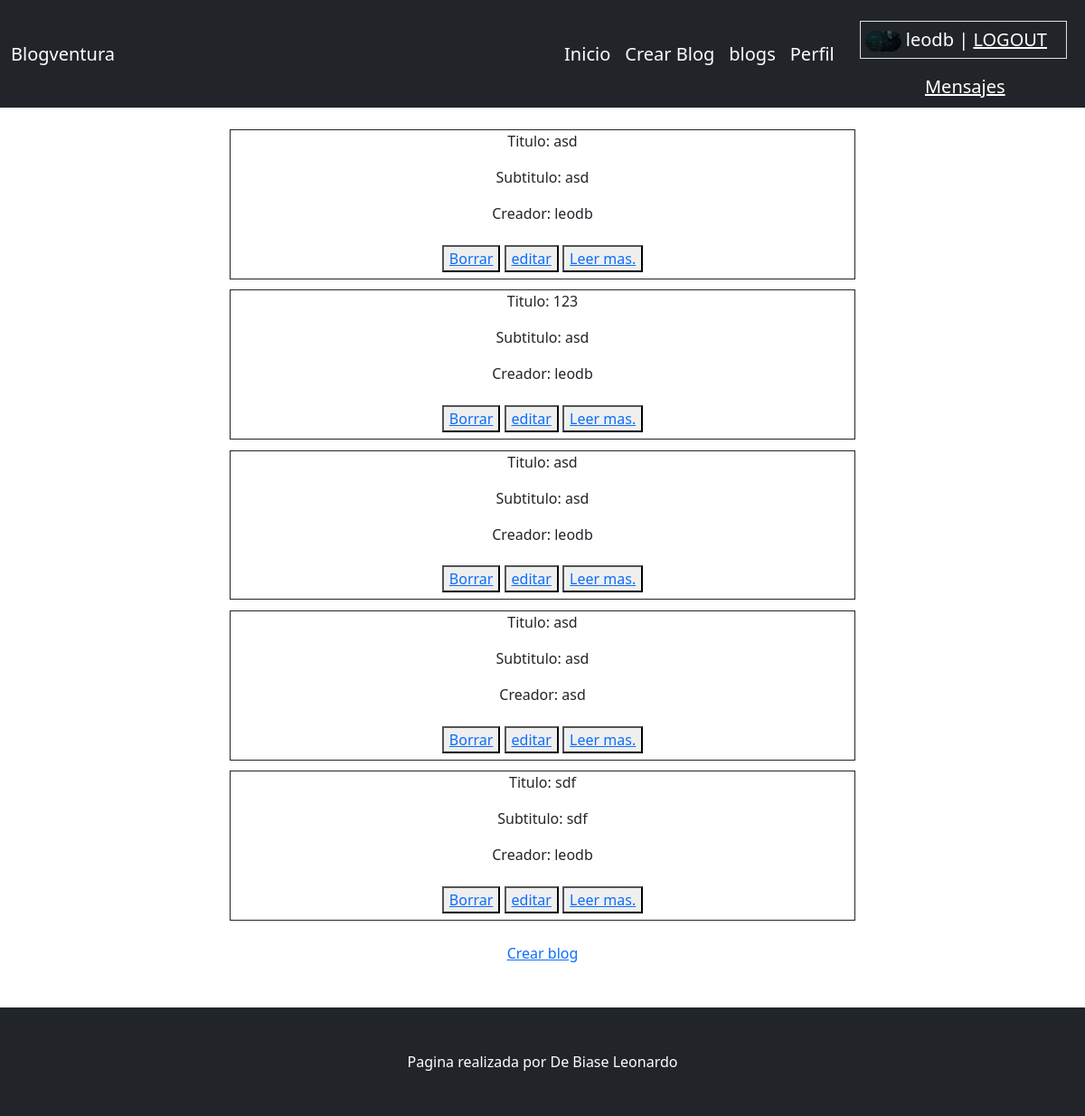
/blogs (signed in), run on the app's committed database.
### App/models.py (models this page shows, shortened)
class Blog(models.Model):
    titulo = models.CharField(max_length=40)
    creador = models.CharField(max_length=40,blank=True)
    contenido = RichTextField()
    creacion = models.DateField(auto_now=True)
    foto = models.ImageField(upload_to="avatars", null=True, blank = True)
    subtitulo = models.CharField(max_length=40)

### App/views.py (the view, shortened to what this page needs)
# urls.py: path("blogs", views.leerblogs, name="leerblogs"),
def leerblogs(request):
    avatares = Avatar.objects.filter(user_id=request.user.username)
    blogs = Blog.objects.all()
    if request.user.is_authenticated:
        if len(blogs) == 0:
            mensaje = "No hay blogs, disculpe las molestias. Para crear el primero ingrese al sigueinte link."
            return render(request, "App/noBLogs.html", {"mensaje": mensaje, "url": avatares[0].imagen.url})
        else:
            contexto = {"blogs":blogs, "url": avatares[0].imagen.url}
            return render (request, "App/blogs.html", contexto)

### App/templates/App/BLOGS.html (shortened to what this page needs)
{% extends 'App/padre.html' %}
{% load static %}
{% block cambiante %}
<div style="margin: 2%;">
{% for p in blogs %}
    <li style="border-style: solid; border-width: 1px; list-style: none; margin: 1%; margin-left: 20%; margin-right: 20%;">
    <p> Titulo: {{p.titulo}}</p>
    <p> Subtitulo: {{p.subtitulo}}</p>
    <p> Creador: {{p.creador}}</p>
    {% if request.user.is_authenticated %}
    <div style="padding: 1%;">
    <button>
        <a href="{% url 'Borrarblog' p.id%}">Borrar</a>
    </button>
    <button>
        <a href="{% url 'Editarblog' p.id%}">editar</a>
    </button>
    <button>
        <a href="{% url 'Blogespecifico' p.id%}">Leer mas.</a>
    </button>
    </div>
    {% endif %}
{% endfor %}
</div>
<div>
<p><a href="{% url 'Crear' %}">Crear blog</a></p>
</div>
{% endblock cambiante %}

### App/templates/App/padre.html (shortened to what this page needs)
<!DOCTYPE html>
<html lang="en">
    <head>
        {% load static %}
        <link href="{% static 'App/css/styles.css'%}" rel="stylesheet" />
    </head>
    <body>
        <nav class="navbar navbar-expand-lg navbar-dark bg-dark">
            <div class="container">
                <a class="navbar-brand" href="#!">Blogventura</a>
                <div class="collapse navbar-collapse" id="navbarSupportedContent">
                    <ul class="navbar-nav ms-auto mb-2 mb-lg-0">
                        {% if request.user.is_authenticated %}
                        <a class="navbar-brand" href="{% url 'Inicio'%}">Inicio</a>
                        <a class="navbar-brand" href="{% url 'Crear'%}">Crear Blog</a>
                        <a class="navbar-brand" href="{% url 'leerblogs'%}">blogs</a>
                        <a class="navbar-brand" href="{% url 'Perfil'%}">Perfil</a>
                        {% endif %}
                    </ul>
                </div>
            </div>
                    <div>
                        <center>
                        {% if not request.user.is_authenticated %}
                            <a class="navbar-brand" href="{% url 'Inicio'%}">Inicio</a>
                            <a class="navbar-brand" href="{% url 'leerblogs'%}">blogs</a>
                            <a class="navbar-brand" href="{% url 'register'%}">Registro</a>
                            <a class="navbar-brand "  href="{% url 'login'%}">Iniciar sesion</a>
                        {% else %}
                            <div style="padding-top: 15px;">
                            <p class="navbar-brand border border-ligth" style=" padding-top: 15px; margin-right: 20px; padding: 5px; "><img style="border-radius: 1500px;" src="{{url}}" width="40px"> {{request.user.username}} | <a class="navbar-brand" style="text-decoration: underline;" href="{% url 'logout'%}">LOGOUT</a></p>
                            <a class="navbar-brand" style="text-decoration: underline;" href="{% url 'mensajeria'%}">Mensajes</a>
                            </div>
                        {% endif %}
                        </center>
                    </div>
        </nav>
        <center class="mb-5">
            {% block cambiante %}
            {% endblock cambiante %}
        </center>
        <footer class="py-5 bg-dark">
            <div class="container"><p class="m-0 text-center text-white">Pagina realizada por De Biase Leonardo</p></div>
        </footer>
    </body>
</html>

### data on the page
Blog: titulo "asd", subtitulo "asd", creador "leodb"
Blog: titulo "123", subtitulo "asd", creador "leodb"
Blog: titulo "asd", subtitulo "asd", creador "leodb"
Blog: titulo "asd", subtitulo "asd", creador "asd"
Blog: titulo "sdf", subtitulo "sdf", creador "leodb"

### other printed values
{{ request.user.username }} "leodb"
